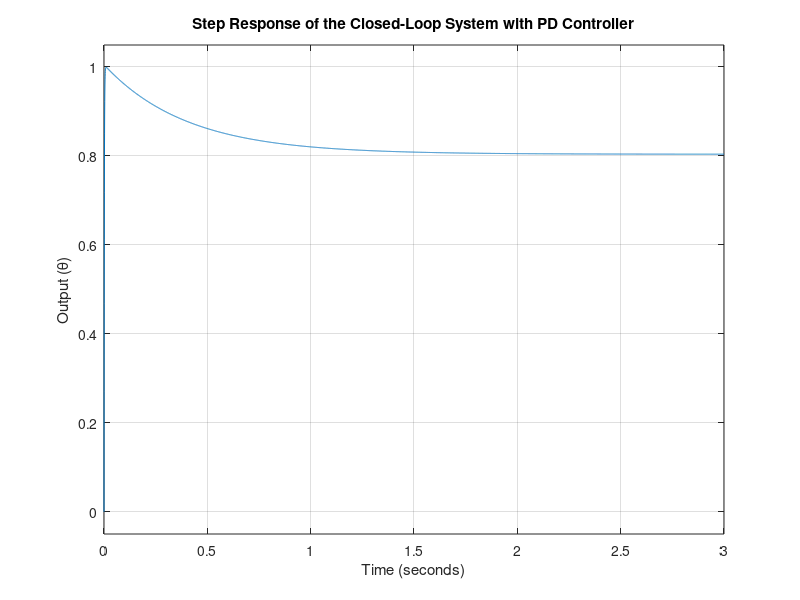
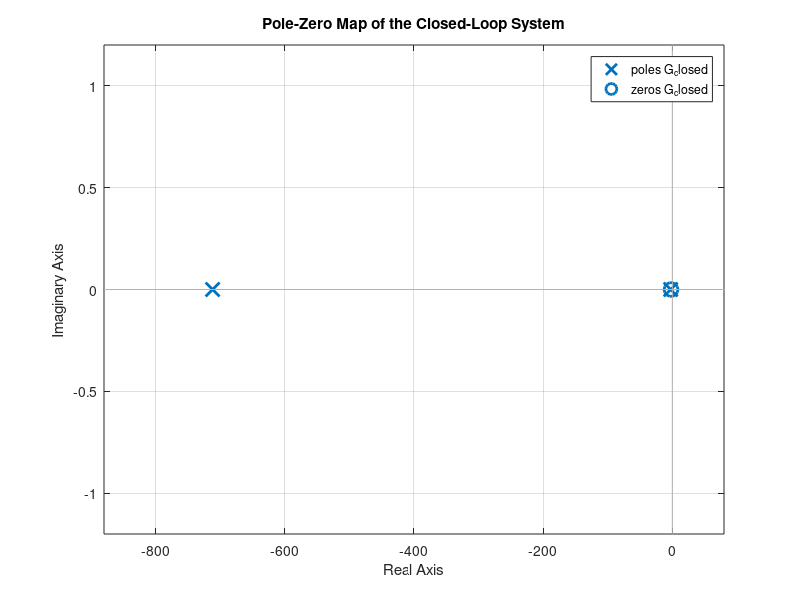

Here is the MATLAB script that generated these plots, in order:
% Parameters of the system
mass_ball = 0.5;          % Mass of the ball (kg)
radius_ball = 0.1;        % Radius of the ball (m)
radius_lever = 0.5;       % Radius of the lever (m)
gravity = 9.81;           % Gravitational acceleration (m/s^2)
moment_inertia_ball = 0.4 * mass_ball * radius_ball^2; % Moment of inertia of the ball

% System parameters
K = 1 / (mass_ball * radius_ball^2 + moment_inertia_ball);
omega_n_squared = gravity * mass_ball * radius_lever / (mass_ball * radius_ball^2 + moment_inertia_ball);

% Transfer function G(s)
numerator = [K];
denominator = [1 0 omega_n_squared]; % s^2 + omega_n^2
G_s = tf(numerator, denominator);

% PD controller parameters
Kp = 10;  % Proportional gain
Kd = 5;   % Derivative gain

% PD controller transfer function
C_s = Kp + Kd * tf([1 0], 1);

% Closed-loop transfer function
G_closed = feedback(C_s * G_s, 1);

% Step response of the closed-loop system
figure;
step(G_closed);
title('Step Response of the Closed-Loop System with PD Controller');
xlabel('Time (seconds)');
ylabel('Output (\theta)');
grid on;

% Pole-zero map of the closed-loop system
figure;
pzmap(G_closed);
title('Pole-Zero Map of the Closed-Loop System');
grid on;
